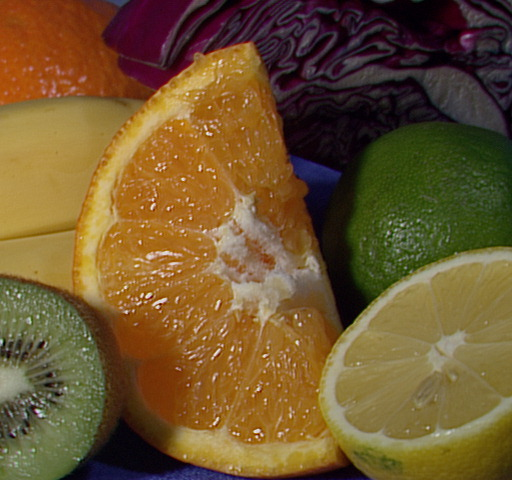
#> input picture cv/data/fruits.jpg, 512 x 480 px
$ python logpolar.py
#> lines starting #> are read from the running program, lines starting #| are printed output that depends on the picture
#!/usr/bin/env python

'''
plots image as logPolar and linearPolar

Usage:
    logpolar.py

Keys:
    ESC    - exit
'''

# Python 2/3 compatibility
from __future__ import print_function

import cv2 as cv

if __name__ == '__main__':
    print(__doc__)

    import sys
    try:
        fn = sys.argv[1]
    except IndexError:
        fn = '../data/fruits.jpg'

    img = cv.imread(cv.samples.findFile(fn))
#> img is the input picture: shape (480, 512, 3); mean B, G, R 46.2, 85.6, 110.8
    if img is None:
        print('Failed to load image file:', fn)
        sys.exit(1)

    img2 = cv.logPolar(img, (img.shape[0]/2, img.shape[1]/2), 40, cv.WARP_FILL_OUTLIERS)
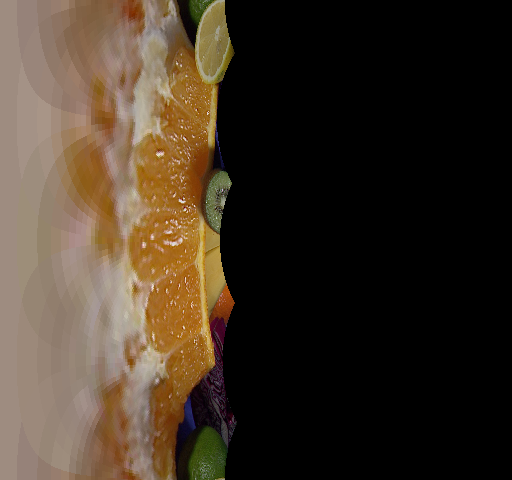
#> img2: shape (480, 512, 3); mean B, G, R 38.4, 51.5, 63.8
    img3 = cv.linearPolar(img, (img.shape[0]/2, img.shape[1]/2), 40, cv.WARP_FILL_OUTLIERS)
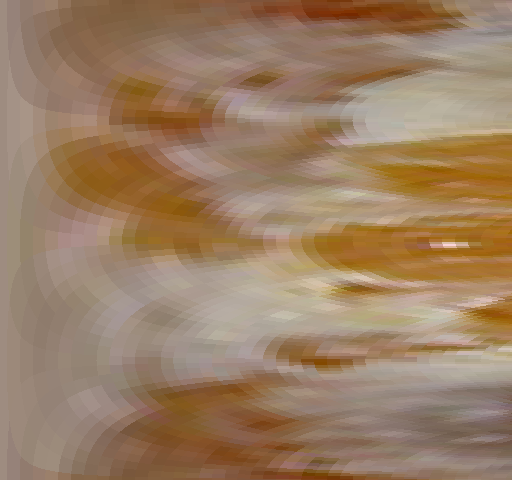
#> img3: shape (480, 512, 3); mean B, G, R 99.4, 126.3, 154.5

    cv.imshow('before', img)
    cv.imshow('logpolar', img2)
    cv.imshow('linearpolar', img3)

    cv.waitKey(0)
